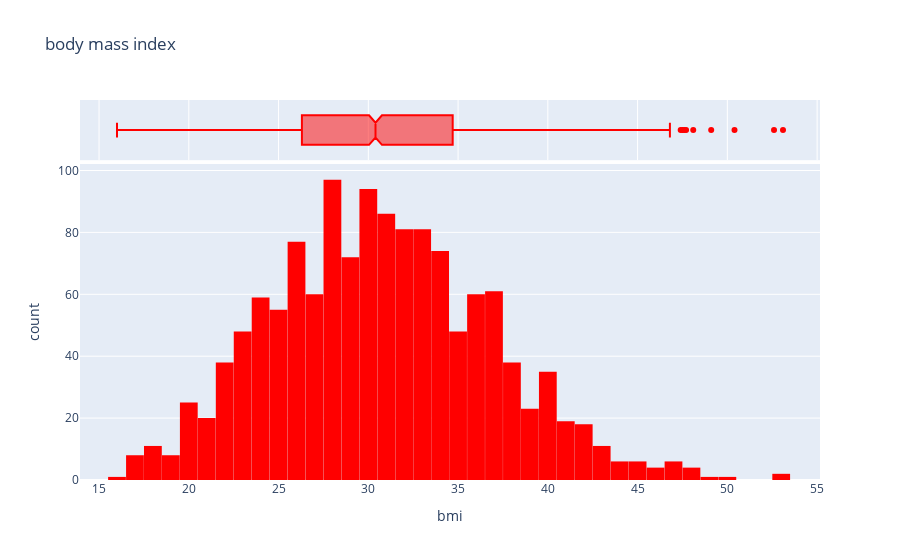

The cell this chart's notebook holds for it:
### Code cell
fig_bmi = px.histogram(data
                       , x="bmi"
                       , marginal='box'
                       , color_discrete_sequence=['red']
                       , title="body mass index")
fig_bmi.update_layout(bargap=.01)
fig_bmi.show()

### Figure 1 — Plotly figure (JSON) as saved in the notebook; plotly's stock layout.template omitted (floating-point values rounded to 4 significant figures; data arrays with more than 128 entries replaced by an {"elided": "..."} marker saying what was removed)
{"data": [{"alignmentgroup": "True", "bingroup": "x", "hovertemplate": "bmi=%{x}<br>count=%{y}<extra></extra>", "legendgroup": "", "marker": {"color": "red", "pattern": {"shape": ""}}, "name": "", "offsetgroup": "", "orientation": "v", "showlegend": false, "type": "histogram", "x": {"elided": "1338 float values"}, "xaxis": "x", "yaxis": "y"}, {"alignmentgroup": "True", "hovertemplate": "bmi=%{x}<extra></extra>", "legendgroup": "", "marker": {"color": "red"}, "name": "", "notched": true, "offsetgroup": "", "showlegend": false, "type": "box", "x": {"elided": "1338 float values"}, "xaxis": "x2", "yaxis": "y2"}], "layout": {"bargap": 0.01, "barmode": "relative", "legend": {"tracegroupgap": 0}, "title": {"text": "body mass index"}, "xaxis": {"anchor": "y", "domain": [0, 1], "title": {"text": "bmi"}}, "xaxis2": {"anchor": "y2", "domain": [0, 1], "matches": "x", "showgrid": true, "showticklabels": false}, "yaxis": {"anchor": "x", "domain": [0, 0.8316], "title": {"text": "count"}}, "yaxis2": {"anchor": "x2", "domain": [0.8416, 1], "matches": "y2", "showgrid": false, "showline": false, "showticklabels": false, "ticks": ""}}}
